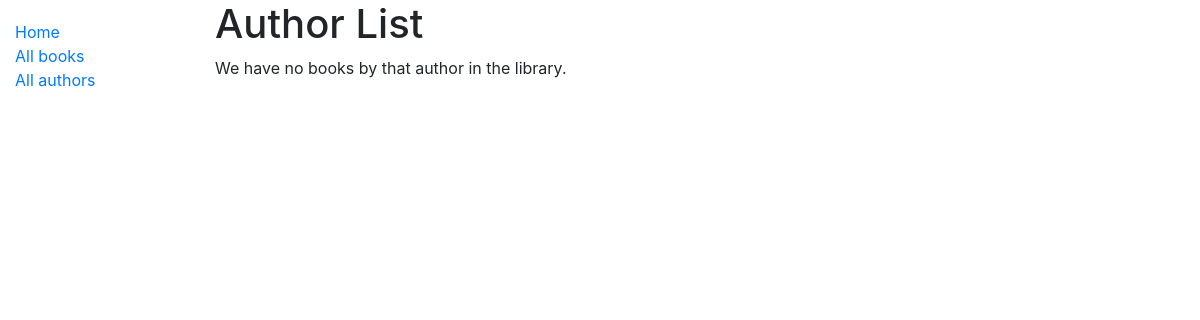
The app's page /catalog/authors/, older data.
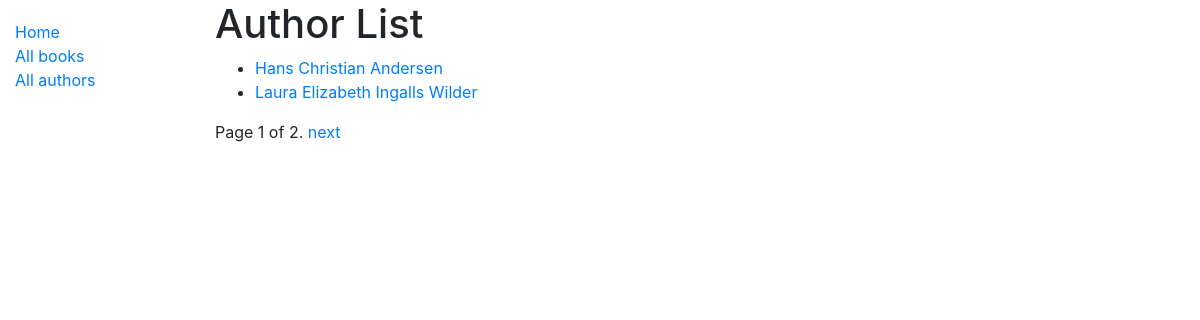
The same page, newer data.
### catalog/models.py (models this page shows, shortened)
class Author(models.Model):
    first_name = models.CharField(max_length=100)
    last_name = models.CharField(max_length=100)
    date_of_birth = models.DateField(null=True, blank=True)
    date_of_death = models.DateField('Died', null=True, blank=True)
    class Meta:
        ordering = ['last_name', 'first_name']
    def get_absolute_url(self):
        return reverse('author-detail', args=[str(self.id)])

### catalog/views.py (the view)
class AuthorListView(generic.ListView):
    model = Author
    paginate_by = 2

### catalog/templates/catalog/author_list.html
{% extends "base_generic.html" %}
{% block content %}
  <h1>Author List</h1>
  {% if author_list %}
  <ul>
    {% for author in author_list %}
      <li>
        <a href="{{ author.get_absolute_url }}">{{ author.first_name }} {{ author.last_name}}</a>
      </li>
    {% endfor %}
  </ul>
  {% else %}
    <p>We have no books by that author in the library.</p>
  {% endif %}
{% endblock %}

Row changes from the older to the newer data that the page shows:
added Author: first_name "Hans Christian", last_name "Andersen"
added Author: first_name "Laura Elizabeth", last_name "Ingalls Wilder"
Text that changed along with them:
{{ page_obj.number }}: (not shown) → "1"
{{ page_obj.paginator.num_pages }}: (not shown) → "2"
text no longer shown: "We have no books by that author in the library."
text now shown: "Page of . next"
